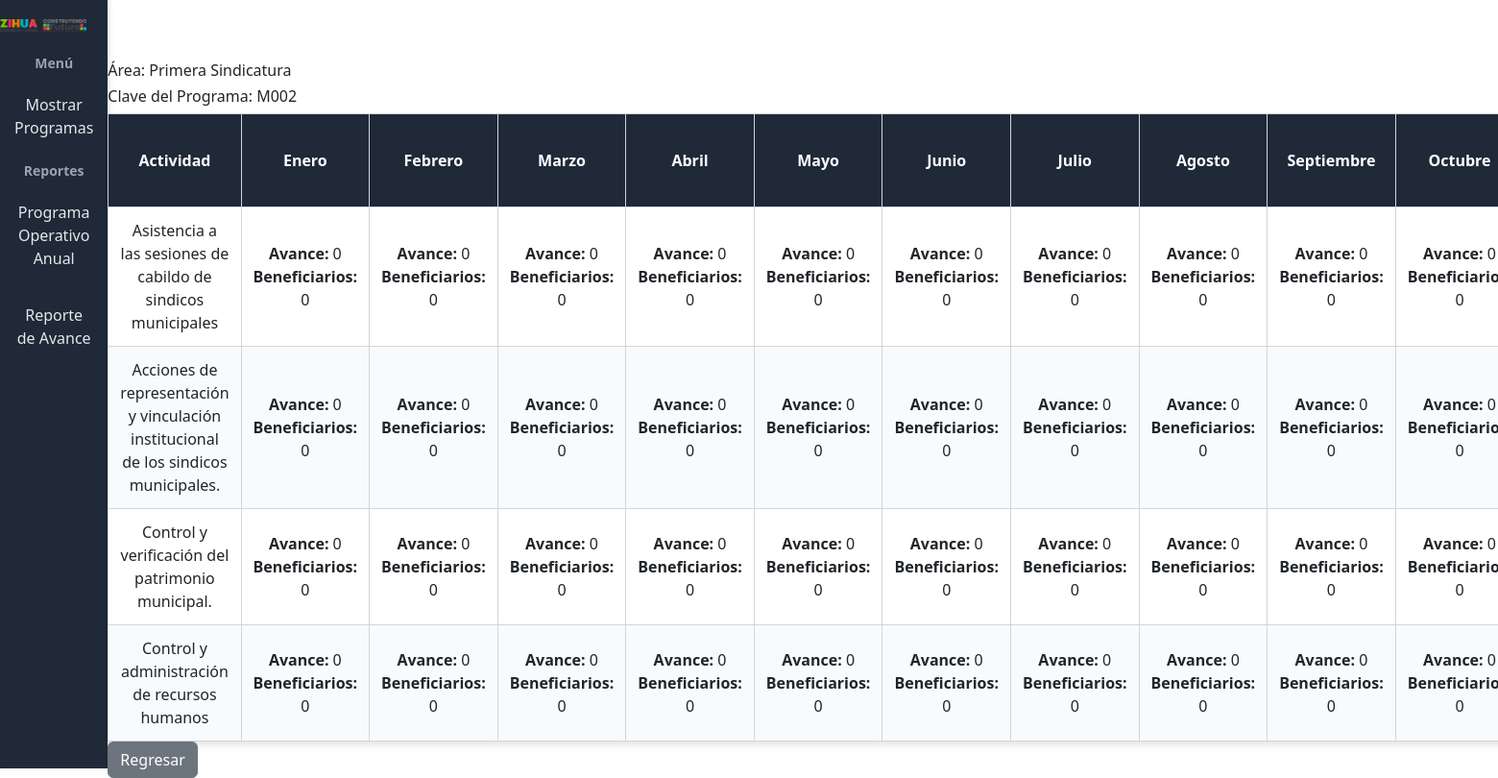
Page /formularios/programa_presupuestario/mas_info.php?claveProgramaP=M002&clave_area=SAD&nombre_area=Primera Sindicatura (signed in) on the committed database.
### tables this page shows
CREATE TABLE `listaactividades` (
  `nombre_area` varchar(255) NOT NULL,
  `claveProgramaP` varchar(255) NOT NULL,
  `nombreProgramaP` varchar(255) NOT NULL,
  `nombreActividad` varchar(255) NOT NULL,
  `id_actividades` int(11) NOT NULL,
  `EjePMD` varchar(255) DEFAULT NULL,
  `ObjetivoPMD` varchar(255) DEFAULT NULL,
  `Indicador` varchar(255) DEFAULT NULL,
  `frecuenciaMedición` varchar(255) DEFAULT NULL,
  `unidadMedida` varchar(255) DEFAULT NULL,
  `metaAnual` int(255) DEFAULT NULL,
  `metaTrim1` int(255) DEFAULT NULL,
  `metaTrim2` int(255) DEFAULT NULL,
  `metaTrim3` int(255) DEFAULT NULL,
  `metaTrim4` int(255) DEFAULT NULL,
  `MediosVerifi` varchar(255) DEFAULT NULL
);

### formularios/programa_presupuestario/mas_info.php (the view, shortened to what this page needs)
<?php
include '../../database/conexion.php';
$queryUsuario = "
    SELECT
        us.clave_area,
        us.rol,
        u.nombre_area
    FROM usuarios us
    JOIN unidadesresponsables u ON us.clave_area = u.clave_area
    WHERE us.usr = ?";
$stmtUsuario = $conn->prepare($queryUsuario);
$stmtUsuario->bind_param("s", $_SESSION['usuario']);
$stmtUsuario->execute();
$stmtUsuario->bind_result($clave_area, $rol, $nombre_area);
$claveProgramaP = isset($_GET['claveProgramaP']) ? $_GET['claveProgramaP'] : null;
$clave_area = isset($_GET['clave_area']) ? $_GET['clave_area'] : null;
$nombre_area = isset($_GET['nombre_area']) ? $_GET['nombre_area'] : null;
if ($rol === 'admin' && isset($_GET['claveProgramaP']) && isset($_GET['clave_area']) && isset($_GET['nombre_area'])) {
    $clave_area = htmlspecialchars($_GET['clave_area']);
    $claveProgramaP = htmlspecialchars($_GET['claveProgramaP']);
}
$queryProgramas = "SELECT id FROM programas WHERE clave_area = ?";
$stmtProgramas = $conn->prepare($queryProgramas);
$stmtProgramas->bind_param("s", $clave_area);
$stmtProgramas->execute();
$result = $stmtProgramas->get_result();
?>
<!DOCTYPE html>
<html lang="es">
<head>
    <link rel="stylesheet" href="../../css/plan_pp.css">
    <link href="https://cdn.jsdelivr.net/npm/bootstrap@5.3.0-alpha1/dist/css/bootstrap.min.css" rel="stylesheet">
</head>
<body>
    <div class="sidebar">
        <div class="logo">
            <a href="../../plataforma/mas_info.php" target="_blank">
                <img src="../../img/ZIHUA_C.png" alt="Logo">
            </a>
        </div>
        <nav>
            <ul>
                <li><span class="menu-title">Menú</span></li>
                <li><a href="../pre_a.php">Mostrar Programas</a></li>
                <li><span class="menu-title">Reportes</span></li>
                <li><a href="#">Programa Operativo Anual</a></li>
                <li><a href="#">Reporte de Avance</a></li>
            </ul>
        </nav>
    </div>
    <div class="main-content">
        <header>
        </header>
        <h6>Área: <?php echo htmlspecialchars($nombre_area); ?></h6>
        <h6>Clave del Programa: <?php echo htmlspecialchars($claveProgramaP); ?></h6>
        <table>
            <thead>
                <tr>
                    <th>Actividad</th>
                    <th>Enero</th>
                    <th>Febrero</th>
                    <th>Marzo</th>
                    <th>Abril</th>
                    <th>Mayo</th>
                    <th>Junio</th>
                    <th>Julio</th>
                    <th>Agosto</th>
                    <th>Septiembre</th>
                    <th>Octubre</th>
                </tr>
            </thead>
            <tbody id="results">
                <?php
                if ($result->num_rows > 0) {
                    while ($row = $result->fetch_assoc()) {
                        $queryActividades = "SELECT DISTINCT la.id_actividades, la.claveProgramaP, la.nombreActividad, ur.nombre_area, la.metaAnual
                            FROM listaactividades la
                            INNER JOIN unidadesresponsables ur ON la.nombre_area = ur.clave_area
                            WHERE la.claveProgramaP LIKE ? AND ur.clave_area = ?";
                        $stmtActividades = $conn->prepare($queryActividades);
                        $stmtActividades->bind_param("ss", $claveProgramaP, $clave_area);
                        $stmtActividades->execute();
                        $resultActividades = $stmtActividades->get_result();
                        if ($resultActividades->num_rows > 0) {
                            while ($actividad = $resultActividades->fetch_assoc()) {
                                echo "<tr>";
                                echo "<td>" . htmlspecialchars($actividad['nombreActividad']) . "</td>";
                                $avancesPorMes = array_fill(1, 12, ['avance' => 0, 'avanceBeneficiario' => 0, 'avanceEvidencia' => '']);
                                foreach ($avancesPorMes as $mes => $avance) {
                                    echo "<td><div><strong>Avance:</strong> " . htmlspecialchars($avance['avance']) . "</div><div><strong>Beneficiarios:</strong> " . htmlspecialchars($avance['avanceBeneficiario']) . "</div></td>";
                                }
                            }
                        } else {
                            echo "<tr><td colspan='15'>No se encontraron actividades para este programa.</td></tr>";
                        }
                    }
                } else {
                    echo "<tr><td colspan='15'>No se encontraron resultados.</td></tr>";
                }
                ?>
            </tbody>
        </table>
        <button type="button" class="btn btn-secondary" onclick="location.href='../pre_a.php?claveProgramaP=<?= urlencode($claveProgramaP); ?>';">Regresar</button>
    </div>
</body>
</html>

### css/plan_pp.css (style rules this page uses)
* { margin: 0; padding: 0; box-sizing: border-box; }
body { font-family: 'Roboto', sans-serif; display: flex; height: 100vh; background-color: #F8FAFC; }
.sidebar { width: 250px; background-color: #1F2937; color: #FFFFFF; display: flex; flex-direction: column; align-items: center; padding-top: 20px; box-shadow: 2px 0 5px rgba(0, 0, 0, 0.1); }
.logo img { width: 80%; margin-bottom: 20px; }
nav ul { list-style-type: none; width: 100%; padding-left: 0; }
nav ul li { width: 100%; text-align: center; }
.menu-title { font-weight: bold; color: #9CA3AF; margin: 15px 0 10px; font-size: 14px; }
nav ul li a { display: block; padding: 15px; color: #E5E7EB; text-decoration: none; margin: 5px auto; border-radius: 4px; transition: background-color 0.3s ease, color 0.3s ease; }
header { display: flex; justify-content: flex-end; margin-bottom: 20px; }
table { border-collapse: collapse; width: 100%; table-layout: auto; background-color: #FFFFFF; box-shadow: 0 4px 6px rgba(0, 0, 0, 0.1); border-radius: 8px; }
thead th { background-color: #1F2937; color: #FFFFFF; text-align: center; padding: 10px; border: 1px solid #4B5563; position: sticky; top: 0; z-index: 2; }
thead th, tbody td { padding: 12px; text-align: center; border: 1px solid #D1D5DB; }
tbody tr:nth-child(even) { background-color: #F9FAFB; }

### rows in the picture
listaactividades: nombreActividad "Asistencia a las sesiones de cabildo de sindicos municipales", avance "0", avanceBeneficiario "0"
listaactividades: nombreActividad "Acciones de representación y vinculación institucional de los sindicos municipales.", avance "0", avanceBeneficiario "0"
listaactividades: nombreActividad "Control y verificación del patrimonio municipal.", avance "0", avanceBeneficiario "0"
listaactividades: nombreActividad "Control y administración de recursos humanos", avance "0", avanceBeneficiario "0"

### other values in the picture
$nombre_area "Primera Sindicatura"
$claveProgramaP "M002"
